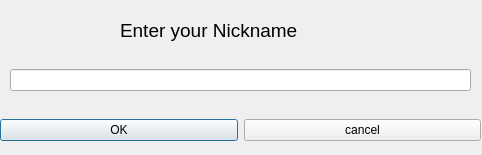
<?xml version="1.0" encoding="UTF-8"?>
<ui version="4.0">
 <class>Dialog</class>
 <widget class="QDialog" name="Dialog">
  <property name="geometry">
   <rect>
    <x>0</x>
    <y>0</y>
    <width>482</width>
    <height>155</height>
   </rect>
  </property>
  <property name="windowTitle">
   <string>Dialog</string>
  </property>
  <widget class="QWidget" name="verticalLayoutWidget">
   <property name="geometry">
    <rect>
     <x>10</x>
     <y>60</y>
     <width>461</width>
     <height>41</height>
    </rect>
   </property>
   <layout class="QVBoxLayout" name="verticalLayout">
    <item>
     <widget class="QLineEdit" name="nickname_Input_field"/>
    </item>
   </layout>
  </widget>
  <widget class="QLabel" name="changeNameLabel">
   <property name="geometry">
    <rect>
     <x>120</x>
     <y>20</y>
     <width>251</width>
     <height>21</height>
    </rect>
   </property>
   <property name="font">
    <font>
     <pointsize>14</pointsize>
    </font>
   </property>
   <property name="text">
    <string>Enter your Nickname</string>
   </property>
  </widget>
  <widget class="QWidget" name="horizontalLayoutWidget">
   <property name="geometry">
    <rect>
     <x>0</x>
     <y>110</y>
     <width>481</width>
     <height>41</height>
    </rect>
   </property>
   <layout class="QHBoxLayout" name="horizontalLayout">
    <item>
     <widget class="QPushButton" name="ok_button">
      <property name="text">
       <string>OK</string>
      </property>
     </widget>
    </item>
    <item>
     <widget class="QPushButton" name="cancel_Button">
      <property name="text">
       <string>cancel</string>
      </property>
     </widget>
    </item>
   </layout>
  </widget>
 </widget>
 <resources/>
 <connections/>
</ui>
